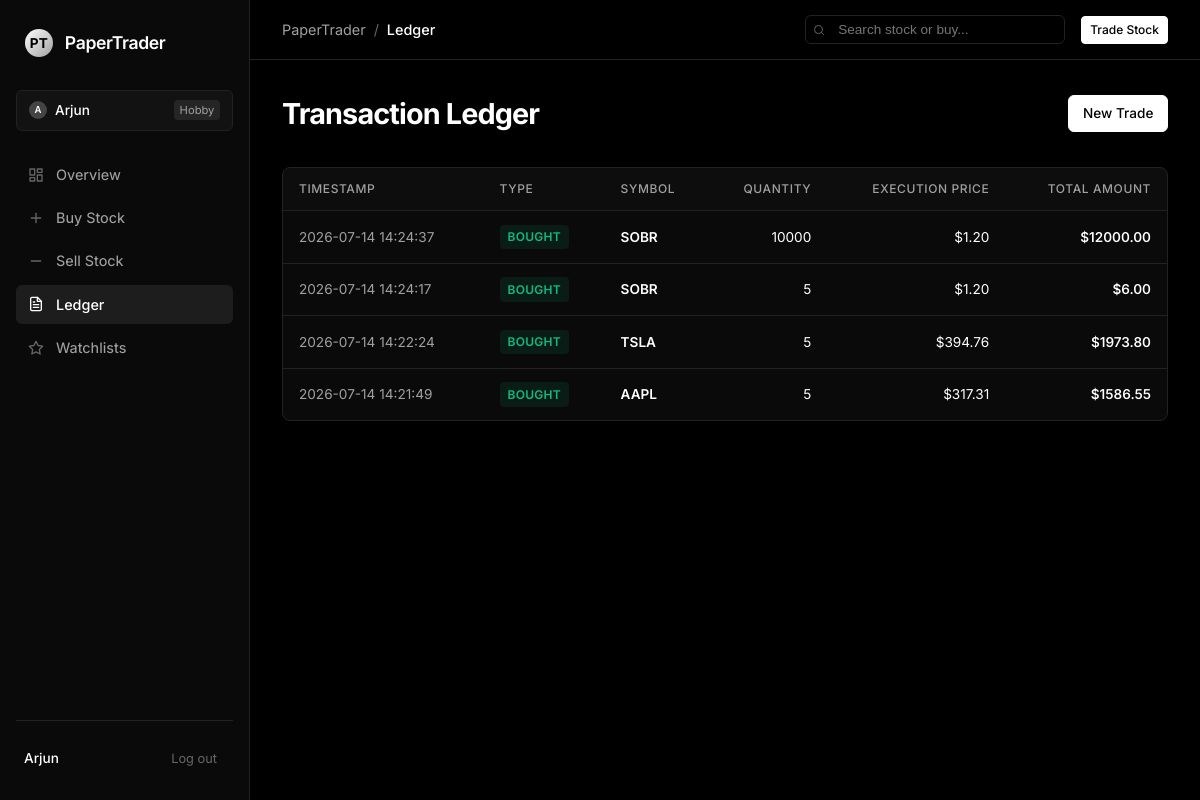
Page /history (signed in) on the earlier database version.
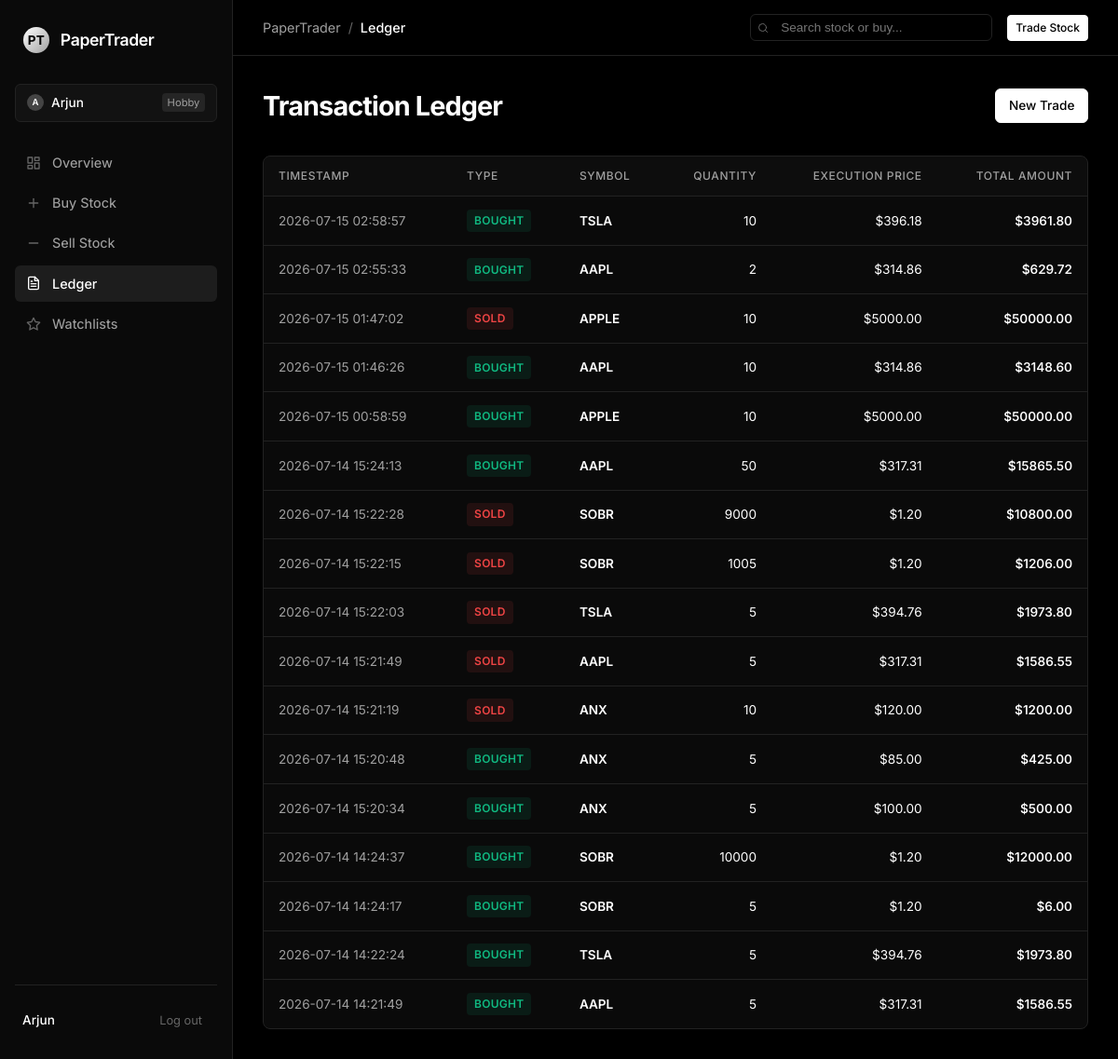
Same page on the later database version.
### tables this page shows
CREATE TABLE users (
    user_id INTEGER PRIMARY KEY AUTOINCREMENT,
    username TEXT NOT NULL UNIQUE,
    email TEXT NOT NULL UNIQUE,
    password_hash TEXT NOT NULL,
    balance NUMERIC(15,2) NOT NULL DEFAULT 100000.00,
    created_at TEXT NOT NULL DEFAULT CURRENT_TIMESTAMP
);

CREATE TABLE transactions (
    transaction_id INTEGER PRIMARY KEY AUTOINCREMENT,
    user_id INTEGER NOT NULL,
    stock_name TEXT NOT NULL,
    transaction_type TEXT NOT NULL CHECK (transaction_type IN ('BUY', 'SELL')),
    quantity INTEGER NOT NULL,
    price NUMERIC(15,2) NOT NULL,
    timestamp TEXT NOT NULL DEFAULT CURRENT_TIMESTAMP,
    FOREIGN KEY (user_id) REFERENCES users(user_id) ON DELETE CASCADE
);

### app.py (the view)
@app.route("/history")
@login_required
def history():
    user = current_user()
    transactions = portfolio_repo.get_transaction_history(user.user_id)
    return render_template("history.html", transactions=transactions)

### app.py (called while the page is built)
def current_user():
    user_id = session.get("user_id")
    if user_id is None:
        return None
    return user_repo.get_by_id(user_id)

def login_required(view):
    @wraps(view)
    def wrapped(*args, **kwargs):
        if session.get("user_id") is None:
            flash("Please log in first.", "error")
            return redirect(url_for("login"))
        return view(*args, **kwargs)
    return wrapped

### database/db_manager.py (called while the page is built)
    def execute(self, query: str, params: tuple | None = None):
        cursor = self._connection.cursor()
        cursor.execute(query, params or ())
        self._connection.commit()
        return cursor

    def fetch_one(self, query: str, params: tuple | None = None):
        cursor = self.execute(query, params)
        row = cursor.fetchone()
        if row is None:
            return None
        return tuple(row) if isinstance(row, sqlite3.Row) else row

    def fetch_all(self, query: str, params: tuple | None = None):
        cursor = self.execute(query, params)
        rows = cursor.fetchall()
        if not rows:
            return []
        return [tuple(row) if isinstance(row, sqlite3.Row) else row for row in rows]

### models/user.py (called while the page is built)
    @staticmethod
    def hash_password(password: str) -> str:
        salt = os.urandom(16).hex()
        password_hash = hashlib.sha256((salt + password).encode("utf-8")).hexdigest()
        return f"{salt}${password_hash}"

### repositories/portfolio_repository.py (called while the page is built)
    def get_transaction_history(self, user_id: int) -> list[Transaction]:
        transactions_rows = self.db_manager.fetch_all(
            "SELECT stock_name, transaction_type, quantity, price, timestamp FROM transactions WHERE user_id = ? ORDER BY timestamp DESC",
            (user_id,),
        )
        transactions = []
        for row in transactions_rows:
            transaction = Transaction(
                symbol=row[0],
                side=row[1].lower(),
                quantity=row[2],
                price=row[3],
                timestamp=row[4],
            )
            transactions.append(transaction)
        return transactions

### repositories/user_repository.py (called while the page is built)
    def get_by_id(self, user_id: int) -> User | None:
        row = self.db_manager.fetch_one(
            "SELECT user_id, username, email FROM users WHERE user_id = ?",
            (user_id,),
        )
        if row is None:
            return None
        return User(username=row[1], email=row[2], password="", user_id=row[0])

### templates/history.html (shortened to what this page needs)
{% extends "base.html" %}
{% block content %}
<div class="dashboard-title-row">
    <h1>Transaction Ledger</h1>
    <a href="{{ url_for('buy') }}" class="btn btn-primary">New Trade</a>
</div>
{% if transactions %}
<div class="vercel-table-container">
    <table class="vercel-table">
        <thead>
            <tr>
                <th>Timestamp</th>
                <th>Type</th>
                <th>Symbol</th>
                <th style="text-align: right;">Quantity</th>
                <th style="text-align: right;">Execution Price</th>
                <th style="text-align: right;">Total Amount</th>
            </tr>
        </thead>
        <tbody>
            {% for txn in transactions %}
            <tr>
                <td class="mono" style="color: var(--text-secondary);">
                    {{ txn.timestamp|string|truncate(19, True, "") }}
                </td>
                <td>
                    <span class="status-pill {{ 'buy' if txn.side == 'buy' else 'sell' }}">
                        {{ 'BOUGHT' if txn.side == 'buy' else 'SOLD' }}
                    </span>
                </td>
                <td class="mono" style="font-weight: 600;">{{ txn.symbol }}</td>
                <td class="mono" style="text-align: right;">{{ txn.quantity }}</td>
                <td class="mono" style="text-align: right;">${{ "%.2f"|format(txn.price) }}</td>
                <td class="mono" style="text-align: right; font-weight: 550;">${{ "%.2f"|format(txn.total_amount) }}</td>
            </tr>
            {% endfor %}
        </tbody>
    </table>
</div>
{% endif %}
{% endblock %}

### templates/base.html (shortened to what this page needs)
<!DOCTYPE html>
<html lang="en">
<head>
    <link rel="stylesheet" href="{{ url_for('static', filename='style.css') }}">
</head>
<body>
    <div class="app-wrapper">
        {% if session.get('user_id') %}
        <aside class="sidebar">
            <div class="sidebar-logo">
                <div class="logo-circle">PT</div>
                <span class="logo-text">PaperTrader</span>
            </div>
            <div class="workspace-selector" onclick="window.location.href='{{ url_for('dashboard') }}'">
                <div class="workspace-info">
                    <div class="workspace-avatar">{{ session.get('username')[0]|upper }}</div>
                    <span class="workspace-name">{{ session.get('username') }}</span>
                </div>
                <span class="workspace-badge">Hobby</span>
            </div>
            <nav class="sidebar-nav">
                <a href="{{ url_for('dashboard') }}" class="nav-item {{ 'active' if request.endpoint == 'dashboard' }}">
                    <svg viewBox="0 0 24 24" fill="none" stroke="currentColor" stroke-width="2" stroke-linecap="round" stroke-linejoin="round">
                        <rect x="3" y="3" width="7" height="9"></rect>
                        <rect x="14" y="3" width="7" height="5"></rect>
                        <rect x="14" y="12" width="7" height="9"></rect>
                        <rect x="3" y="16" width="7" height="5"></rect>
                    </svg>
                    Overview
                </a>
                <a href="{{ url_for('buy') }}" class="nav-item {{ 'active' if request.endpoint == 'buy' }}">
                    <svg viewBox="0 0 24 24" fill="none" stroke="currentColor" stroke-width="2" stroke-linecap="round" stroke-linejoin="round">
                        <line x1="12" y1="5" x2="12" y2="19"></line>
                        <line x1="5" y1="12" x2="19" y2="12"></line>
                    </svg>
                    Buy Stock
                </a>
                <a href="{{ url_for('sell') }}" class="nav-item {{ 'active' if request.endpoint == 'sell' }}">
                    <svg viewBox="0 0 24 24" fill="none" stroke="currentColor" stroke-width="2" stroke-linecap="round" stroke-linejoin="round">
                        <line x1="5" y1="12" x2="19" y2="12"></line>
                    </svg>
                    Sell Stock
                </a>
                <a href="{{ url_for('history') }}" class="nav-item {{ 'active' if request.endpoint == 'history' }}">
                    Ledger
                </a>
                <a href="{{ url_for('watchlists_view') }}" class="nav-item {{ 'active' if request.endpoint == 'watchlists_view' }}">
                    <svg viewBox="0 0 24 24" fill="none" stroke="currentColor" stroke-width="2" stroke-linecap="round" stroke-linejoin="round">
                        <path d="M12 2l3.09 6.26L22 9.27l-5 4.87 1.18 6.88L12 17.77l-6.18 3.25L7 14.14 2 9.27l6.91-1.01L12 2z"></path>
                    </svg>
                    Watchlists
                </a>
            </nav>
            <div class="sidebar-footer">
                <div class="footer-user">
                    <div class="user-details">
                        <span class="user-name">{{ session.get('username') }}</span>
                    </div>
                    <a href="{{ url_for('logout') }}" class="logout-btn">Log out</a>
                </div>
            </div>
        </aside>
        {% endif %}
        <main class="main-content">
            {% if session.get('user_id') %}
            <header class="top-bar">
                <div class="top-bar-left">
                    <div class="breadcrumb-nav">
                        <span>PaperTrader</span>
                        <span class="breadcrumb-sep">/</span>
                        <span class="breadcrumb-active">
                            {% if request.endpoint == 'dashboard' %}Overview
                            {% elif request.endpoint == 'buy' %}Buy Stock
                            {% elif request.endpoint == 'sell' %}Sell Stock
                            {% elif request.endpoint == 'history' %}Ledger
                            {% elif request.endpoint == 'watchlists_view' %}Watchlists
                            {% else %}{{ request.endpoint|capitalize }}
                            {% endif %}
                        </span>
                    </div>
                </div>
                <div class="top-bar-right">
                    <form action="{{ url_for('buy') }}" method="get" class="top-search-form">
                        <input type="text" name="symbol" class="top-search-input" placeholder="Search stock or buy..." autocomplete="off">
                    </form>
                    <div class="btn-group">
                        <a href="{{ url_for('buy') }}" class="btn btn-primary btn-sm">Trade Stock</a>
                    </div>
                </div>
            </header>
            {% endif %}
            <div class="content-body">
                {% block content %}{% endblock %}
            </div>
        </main>
    </div>
</body>
</html>

Differences in the rows shown:
added transactions: timestamp "2026-07-15 02:58:57", side "BOUGHT", symbol "TSLA", quantity "10", price "396.18", total_amount "3961.80"
added transactions: timestamp "2026-07-15 02:55:33", side "BOUGHT", symbol "AAPL", quantity "2", price "314.86", total_amount "629.72"
added transactions: timestamp "2026-07-15 01:47:02", side "SOLD", symbol "APPLE", quantity "10", price "5000.00", total_amount "50000.00"
added transactions: timestamp "2026-07-15 01:46:26", side "BOUGHT", symbol "AAPL", quantity "10", price "314.86", total_amount "3148.60"
added transactions: timestamp "2026-07-15 00:58:59", side "BOUGHT", symbol "APPLE", quantity "10", price "5000.00", total_amount "50000.00"
added transactions: timestamp "2026-07-14 15:24:13", side "BOUGHT", symbol "AAPL", quantity "50", price "317.31", total_amount "15865.50"
added transactions: timestamp "2026-07-14 15:22:28", side "SOLD", symbol "SOBR", quantity "9000", price "1.20", total_amount "10800.00"
added transactions: timestamp "2026-07-14 15:22:15", side "SOLD", symbol "SOBR", quantity "1005", price "1.20", total_amount "1206.00"
added transactions: timestamp "2026-07-14 15:22:03", side "SOLD", symbol "TSLA", quantity "5", price "394.76", total_amount "1973.80"
added transactions: timestamp "2026-07-14 15:21:49", side "SOLD", symbol "AAPL", quantity "5", price "317.31", total_amount "1586.55"
added transactions: timestamp "2026-07-14 15:21:19", side "SOLD", symbol "ANX", quantity "10", price "120.00", total_amount "1200.00"
added transactions: timestamp "2026-07-14 15:20:48", side "BOUGHT", symbol "ANX", quantity "5", price "85.00", total_amount "425.00"
added transactions: timestamp "2026-07-14 15:20:34", side "BOUGHT", symbol "ANX", quantity "5", price "100.00", total_amount "500.00"
